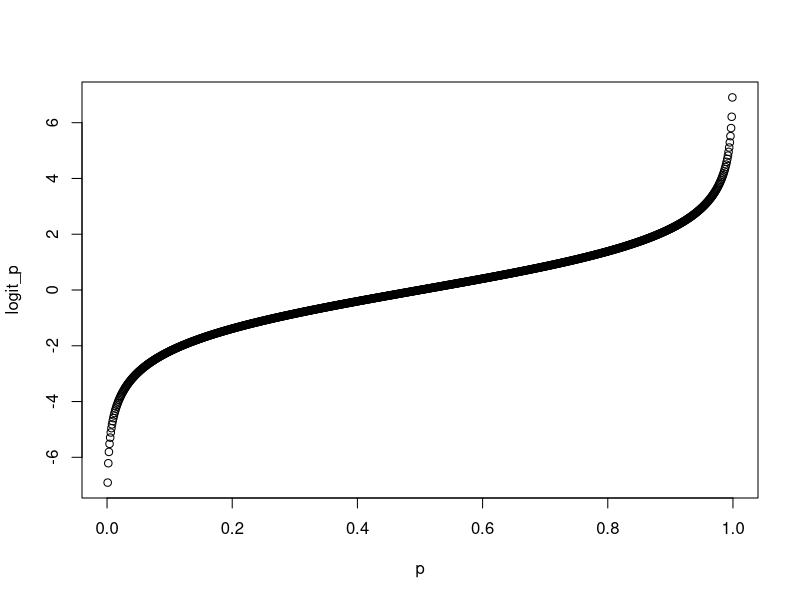
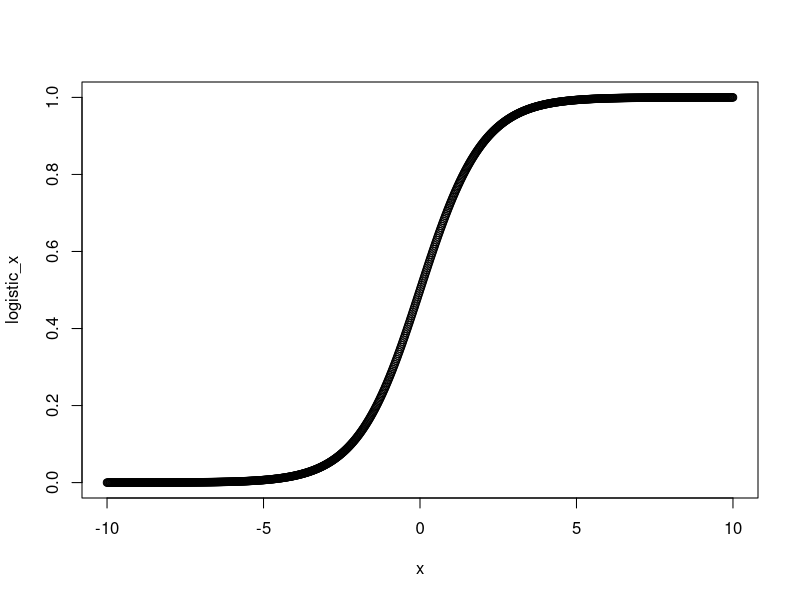

Source code (R) for these figures, in order:
####################################
# Name: Steven Bradley		         #
# STAT 331: In-Class Exercise #2   #
####################################

p <- seq.int(0,1000)
p <- p/1000
logit_p <- log(p/(1-p))
plot(p,logit_p)

x <- seq(-10,10,length.out=1000)
logistic_x <- exp(x)/(1+exp(x))
plot(x,logistic_x)
